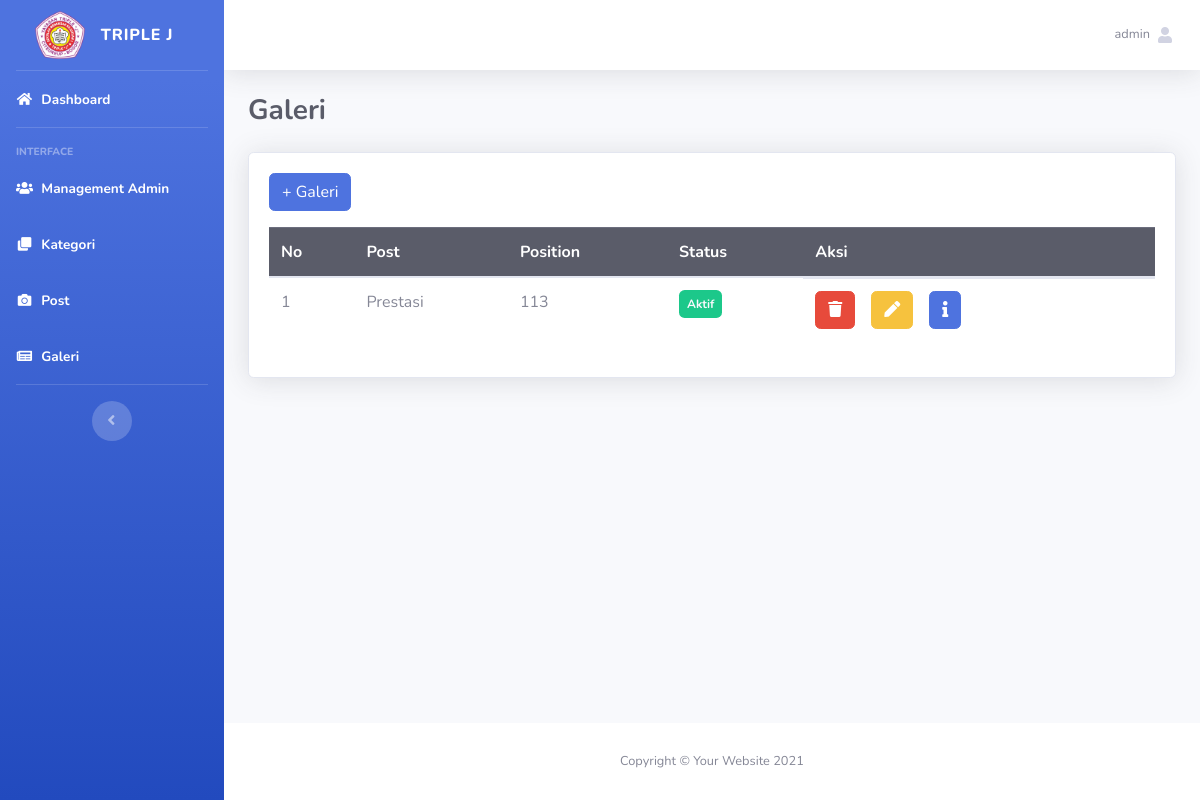
Screenshot of /galeri.php (signed in) with the database file from the repository.
### tables this page shows
CREATE TABLE `galery` (
  `id` int(11) NOT NULL,
  `post_id` int(11) NOT NULL,
  `position` int(11) NOT NULL,
  `status` int(11) NOT NULL
);

CREATE TABLE `posts` (
  `id` int(11) NOT NULL,
  `judul` varchar(255) NOT NULL,
  `kategori_id` int(11) NOT NULL,
  `isi` text NOT NULL,
  `petugas_id` int(11) NOT NULL,
  `status` varchar(255) NOT NULL,
  `created_at` timestamp NOT NULL DEFAULT current_timestamp() ON UPDATE current_timestamp()
);

### galeri.php (the view, shortened to what this page needs)
<!DOCTYPE html>
<html lang="en">
<head>
    <link href="vendor/fontawesome-free/css/all.min.css" rel="stylesheet" type="text/css">
    <link href="css/sb-admin-2.min.css" rel="stylesheet">
</head>
<body id="page-top">
    <div id="wrapper">
    <?php
    include 'sidebar.php'
    ?>
        <div id="content-wrapper" class="d-flex flex-column">
            <div id="content">
                <?php
                include 'navbar.php'
                ?>
                <div class="container-fluid">
                    <div class="d-sm-flex align-items-center justify-content-between mb-4">
                        <h1 class="h3 font-weight-bold mb-0 text-gray-800">Galeri</h1>
                    </div>
<div class="card shadow mb-3">
    <div class="card-body">
        <a href="add_galeri.php" class="btn btn-primary mb-3">+ Galeri</a>
        <table class="table">
        <thead class="table-dark">
            <tr>
                <th>No</th>
                <th>Post</th>
                <th>Position</th>
                <th>Status</th>
                <th>Aksi</th>
            </tr>
        </thead>
            <?php
		include 'koneksi.php';
		$no = 1;
		$data = mysqli_query($conn, "SELECT galery.*, posts.judul AS nama_posts FROM galery JOIN posts ON galery.post_id = posts.id");
                    while($d = mysqli_fetch_array($data)){
			?>
            <tr>
				<td><?php echo $no++; ?></td>
				<td><?php echo $d['nama_posts']; ?></td>
                <td><?php echo $d['position']; ?></td>
                <td>
                <?php
                $status = $d['status'];
                if ($status == '1') {
                echo '<span class="p-2 badge bg-success text-light" >Aktif</span>';
                } elseif ($status == '0') {
                echo '<span class="p-2 badge bg-primary text-light">Tidak Aktif</span>';
                }
                ?>
                </td>
                <td class="d-flex">
                <a href="hapus_galeri.php?id=<?php echo $d['id']; ?>" class="btn btn-danger btn-md mr-3" onclick="return confirm('Apakah anda yakin ingin menghapus data ini?');"><i class="fas fa-trash"></i></a>
                <a href="edit_galeri.php?id=<?php echo $d['id']; ?>" class="btn btn-warning btn-md mr-3">
                                                    <i class="fas fa-pen"></i>
                                                </a>
                <a href="detail_galeri.php?id=<?php echo $d['id']; ?>" class="btn btn-primary btn-md mr-3">
                    <i class="fas fa-info"></i>
                </a>
                </td>
            </tr>
            <?php
		}
		?>
        </table>
    </div>
</div>
                </div>
            </div>
            <footer class="sticky-footer bg-white">
                <div class="container my-auto">
                    <div class="copyright text-center my-auto">
                        <span>Copyright &copy; Your Website 2021</span>
                    </div>
                </div>
            </footer>
        </div>
    </div>
</body>
</html

### rows the page displays
galery: post.judul "Prestasi", position "113", status "Aktif"

### other values shown
$_SESSION ['username'] "admin"
